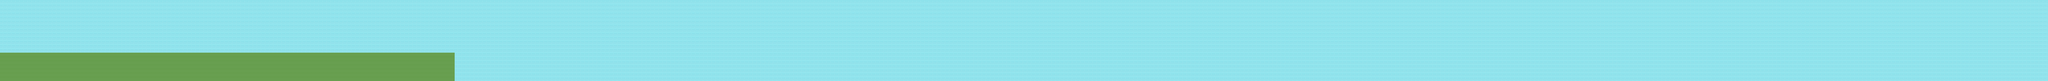

Below is a game level as drawn by its tile map, then a one-line description and the .tmx that defines it (tile-layer data replaced by summaries):
An orthogonal 500x20 tile map with 32x32 px tiles, 2 tile layers (PatronesFondo, PatronesTerreno) and 9 objects.

<map version="1.0" orientation="orthogonal" renderorder="right-down" width="500" height="20" tilewidth="32" tileheight="32" nextobjectid="20">
 <tileset firstgid="1" name="tiles32" tilewidth="32" tileheight="32" tilecount="98" columns="14">
  <image source="tiles32.png" width="448" height="224" />
 </tileset>
 <layer name="PatronesFondo" width="500" height="20">
  <data>[10000 cells, 10000 non-empty, 1 distinct tile ids]</data>
 </layer>
 <layer name="PatronesTerreno" width="500" height="20">
  <data>[10000 cells, 777 non-empty, 1 distinct tile ids]</data>
 </layer>
 <objectgroup name="Suelos">
  <object id="1" x="1" y="417">
   <polyline points="0,0 1262,-1 2399,0 3552,-3 3552,223" />
  </object>
 </objectgroup>
 <objectgroup name="Monedas">
  <object id="3" x="568" y="353" width="40" height="40" />
  <object id="4" x="730" y="354" width="40" height="40" />
  <object id="5" x="942" y="351" width="40" height="40" />
 </objectgroup>
 <objectgroup name="Gasolina">
  <object id="7" x="843" y="343" width="40" height="40" />
 </objectgroup>
 <objectgroup name="Minas">
  <object id="9" x="1032" y="368" width="40" height="40" />
 </objectgroup>
 <objectgroup name="Cajas">
  <object id="13" x="652" y="363" width="40" height="40" />
 </objectgroup>
 <objectgroup name="Contenedor">
  <object id="18" x="90" y="400">
   <polyline points="0,0 119,0" />
  </object>
 </objectgroup>
 <objectgroup name="Powerups">
  <object id="19" x="501" y="356" width="40" height="40" />
 </objectgroup>
</map>
